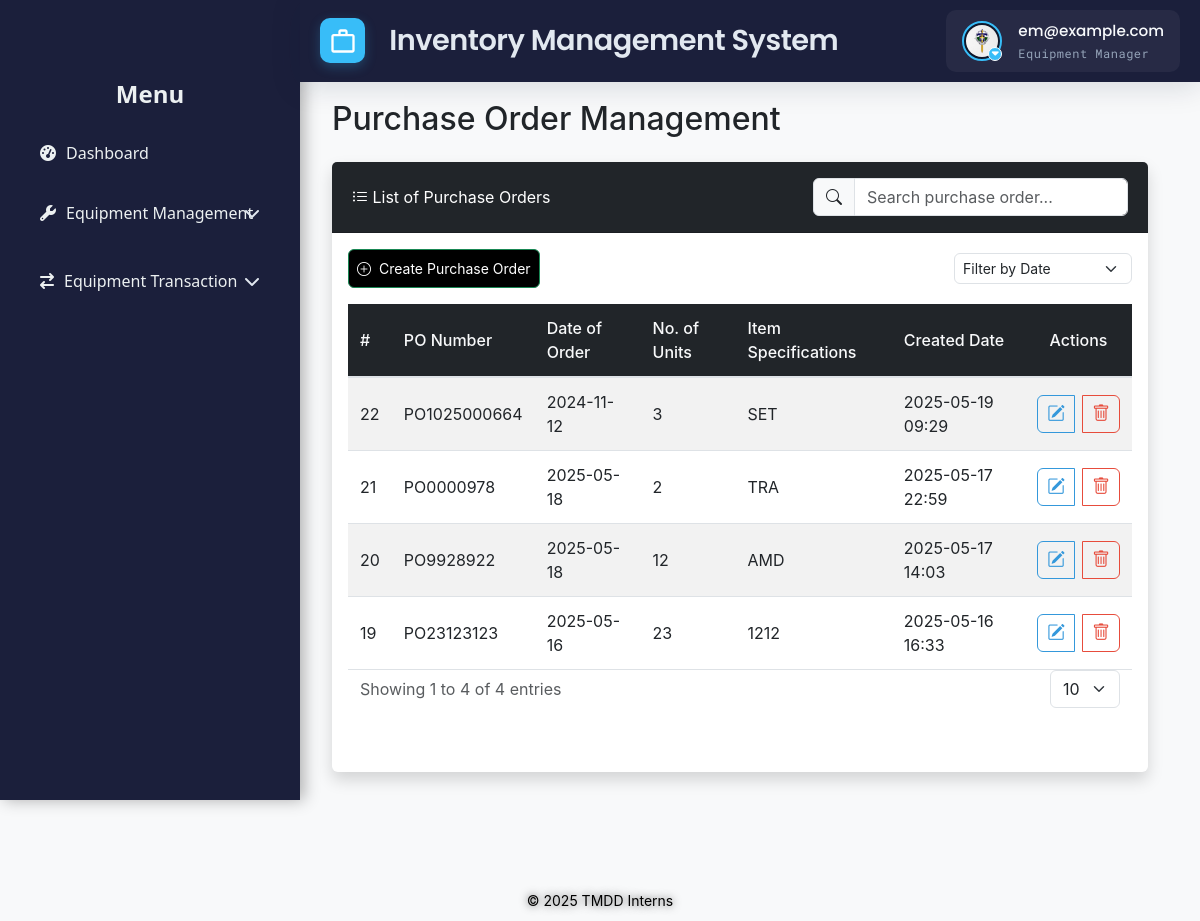
The page /src/view/php/modules/equipment_transactions/purchase_order.php (signed in) on the database its author committed.
### tables this page shows
CREATE TABLE `purchase_order` (
  `id` int(11) NOT NULL,
  `po_no` varchar(20) DEFAULT NULL,
  `date_of_order` date NOT NULL,
  `no_of_units` int(11) NOT NULL,
  `item_specifications` text NOT NULL,
  `date_created` datetime DEFAULT current_timestamp(),
  `is_disabled` tinyint(1) NOT NULL DEFAULT 0
);

### src/control/RBACService.php (called while the page is built, shortened)
<?php
final class RBACService
{
    private array $privileges = [];
    public function __construct(
        private \PDO $pdo,
        int $userId
    ) {
        $this->loadUserPrivileges($userId);
    }
    private function loadUserPrivileges(int $userId): void
    {
        $sql = <<<'SQL'
        SELECT
          m.module_name,
          p.priv_name
        FROM user_department_roles ur
        JOIN roles r
          ON ur.role_id = r.id
         AND r.is_disabled = 0
        JOIN role_module_privileges rmp
          ON rmp.role_id = r.id
        JOIN modules m
          ON rmp.module_id = m.id
        JOIN privileges p
          ON rmp.privilege_id = p.id
         AND p.is_disabled = 0
       WHERE ur.user_id = ?
    SQL;
        $stmt = $this->pdo->prepare($sql);
        $stmt->execute([$userId]);
        while ($row = $stmt->fetch(\PDO::FETCH_ASSOC)) {
            $this->privileges[$row['module_name']][] = $row['priv_name'];
        }
    }
    public function hasPrivilege(string $module, string $priv): bool
    {
        return isset($this->privileges[$module])
            && in_array($priv, $this->privileges[$module], true);
    }
}

### src/view/php/modules/equipment_transactions/purchase_order.php (the view, shortened to what this page needs)
<?php
require_once '../../../../../config/ims-tmdd.php';
include '../../general/header.php';
$rbac = new RBACService($pdo, $_SESSION['user_id']);
$rbac->requirePrivilege('Equipment Transactions', 'View');
$canCreate = $rbac->hasPrivilege('Equipment Transactions', 'Create');
$canModify = $rbac->hasPrivilege('Equipment Transactions', 'Modify');
$canRemove = $rbac->hasPrivilege('Equipment Transactions', 'Remove');
try {
    $stmt = $pdo->query("SELECT * FROM purchase_order WHERE is_disabled = 0 ORDER BY id DESC");
    $purchaseOrders = $stmt->fetchAll();
} catch (PDOException $e) {
    $errors[] = "Error retrieving Purchase Orders: " . $e->getMessage();
}
?>
<!DOCTYPE html>
<html lang="en">
<head>
    <link href="https://cdn.jsdelivr.net/npm/bootstrap@5.3.0/dist/css/bootstrap.min.css" rel="stylesheet">
    <link href="https://cdn.jsdelivr.net/npm/bootstrap-icons@1.10.5/font/bootstrap-icons.css" rel="stylesheet">
    <link href="../../../styles/css/equipment-transactions.css" rel="stylesheet">
</head>
<body>
    <div class="wrapper">
        <div class="main-content">
            <div class="container-fluid">
                <?php include '../../general/sidebar.php'; ?>
                <h2 class="mb-4">Purchase Order Management</h2>
                <div class="card shadow">
                    <div class="card-header bg-dark text-white d-flex justify-content-between align-items-center">
                        <span><i class="bi bi-list-ul"></i> List of Purchase Orders</span>
                        <div class="input-group w-auto">
                            <span class="input-group-text"><i class="bi bi-search"></i></span>
                            <input type="text" id="searchPO" class="form-control" placeholder="Search purchase order...">
                        </div>
                    </div>
                    <div class="card-body p-3">
                        <div class="d-flex justify-content-between align-items-center mb-3">
                            <?php if ($canCreate): ?>
                                <button type="button" class="btn btn-success btn-sm" data-bs-toggle="modal"
                                    data-bs-target="#addPOModal">
                                    <i class="bi bi-plus-circle"></i> Create Purchase Order
                                </button>
                            <?php else: ?>
                                <div></div>
                            <?php endif; ?>
                            <select class="form-select form-select-sm" id="dateFilter" style="width: auto;">
                                <option value="">Filter by Date</option>
                            </select>
                        </div>
                        <div class="table-responsive" id="table">
                            <table id="purchaseTable" class="table table-striped table-hover">
                                <thead class="table-dark">
                                    <tr>
                                        <th>#</th>
                                        <th>PO Number</th>
                                        <th>Date of Order</th>
                                        <th>No. of Units</th>
                                        <th>Item Specifications</th>
                                        <th>Created Date</th>
                                        <th class="text-center">Actions</th>
                                    </tr>
                                </thead>
                                <tbody>
                                    <?php if (!empty($purchaseOrders)): ?>
                                        <?php foreach ($purchaseOrders as $po): ?>
                                            <tr>
                                                <td><?php echo htmlspecialchars($po['id']); ?></td>
                                                <td><?php echo htmlspecialchars($po['po_no']); ?></td>
                                                <td><?php echo htmlspecialchars($po['date_of_order']); ?></td>
                                                <td><?php echo htmlspecialchars($po['no_of_units']); ?></td>
                                                <td><?php echo htmlspecialchars($po['item_specifications']); ?></td>
                                                <td><?php echo date('Y-m-d H:i', strtotime($po['date_created'])); ?></td>
                                                <td class="text-center">
                                                    <div class="btn-group" role="group">
                                                        <?php if ($canModify): ?>
                                                            <a class="btn btn-sm btn-outline-primary edit-po"
                                                                data-id="<?php echo htmlspecialchars($po['id']); ?>"
                                                                data-po="<?php echo htmlspecialchars($po['po_no']); ?>"
                                                                data-date="<?php echo htmlspecialchars($po['date_of_order']); ?>"
                                                                data-units="<?php echo htmlspecialchars($po['no_of_units']); ?>"
                                                                data-item="<?php echo htmlspecialchars($po['item_specifications']); ?>">
                                                                <i class="bi bi-pencil-square"></i> <span>Edit</span>
                                                            </a>
                                                        <?php endif; ?>
                                                        <?php if ($canRemove): ?>
                                                            <a class="btn btn-sm btn-outline-danger remove-po"
                                                                data-id="<?php echo htmlspecialchars($po['id']); ?>"
                                                                href="#">
                                                                <i class="bi bi-trash"></i> <span>Remove</span>
                                                            </a>
                                                        <?php endif; ?>
                                                    </div>
                                                </td>
                                            </tr>
                                        <?php endforeach; ?>
                                    <?php else: ?>
                                        <tr>
                                            <td colspan="7">No Purchase Orders found.</td>
                                        </tr>
                                    <?php endif; ?>
                                </tbody>
                            </table>
                            <div class="container-fluid">
                                <div class="row align-items-center g-3">
                                    <div class="col-12 col-sm-auto">
                                        <div class="text-muted">
                                            Showing <span id="currentPage">1</span> to <span id="rowsPerPage">20</span> of
                                            <span id="totalRows">100</span> entries
                                        </div>
                                    </div>
                                    <div class="col-12 col-sm-auto ms-sm-auto">
                                        <div class="d-flex align-items-center gap-2">
                                            <select id="rowsPerPageSelect" class="form-select" style="width: auto;">
                                                <option value="10" selected>10</option>
                                            </select>
                                        </div>
                                    </div>
                                </div>
                                <div class="row mt-3">
                                    <div class="col-12">
                                    </div>
                                </div>
                            </div>
                        </div>
                    </div>
                </div>
            </div>
        </div>
    </div>
    <?php include '../../general/footer.php'; ?>
</body>
</html>

### src/view/styles/css/header_footer.css (style rules this page uses)
* { margin: 0; padding: 0; box-sizing: border-box; }
body { background: #f5f7fb; }
.main-content { margin-left: 300px; padding-top: 70px; }

### src/view/styles/css/equipment-transactions.css (style rules this page uses)
:root { --primary-color: #2c3e50; --secondary-color: #3498db; --success-color: #2ecc71; --danger-color: #e74c3c; --warning-color: #f39c12; --info-color: #3498db; --light-color: #f8f9fa; --dark-color: #343a40; --bg-color: #f8f9fa; --text-color: #333333; --border-color: #dee2e6; --shadow-color: rgba(0, 0, 0, 0.1); --border-radius: 0.375rem; --transition-speed: 0.2s; --font-family: 'Inter', system-ui, -apple-system, sans-serif; }
body { font-family: var(--font-family); background-color: var(--bg-color); min-height: 100vh; padding-top: 80px; }
.wrapper { display: flex; min-height: 100vh; }
.main-content { margin-left: 300px; padding: 20px; width: calc(100vw - 320px); }
.card { border: none; box-shadow: 0 4px 12px var(--shadow-color); border-radius: var(--border-radius); margin-bottom: 1.5rem; }
.card-header { display: flex; justify-content: space-between; align-items: center; padding: 1rem 1.25rem; }
.card-body { padding: 1.25rem; }
.table { width: 100%; border-collapse: collapse; margin-bottom: 0; }
.table-responsive { overflow-x: auto; margin-bottom: 1rem; }
.table th { color: var(--light-color); font-weight: 500; vertical-align: middle; padding: 0.75rem; border-bottom: 2px solid var(--border-color); }
.table td { padding: 0.75rem; vertical-align: middle; border-top: 1px solid var(--border-color); }
.table-striped tbody tr:nth-of-type(odd) { background-color: rgba(0, 0, 0, 0.02); }
.btn { border-radius: var(--border-radius); transition: all var(--transition-speed) ease-in-out; display: inline-flex; align-items: center; gap: 0.5rem; padding: 0.5rem 0.75rem; }
.btn-sm { padding: 0.5rem 0.5rem; font-size: 0.875rem; }
.edit-invoice, .edit-report, .edit-po, .delete-invoice, .delete-report, .remove-po { width: 38px; height: 38px; padding: 0; justify-content: center; }
.edit-invoice i, .edit-report i, .edit-po i, .delete-invoice i, .delete-report i, .remove-po i { font-size: 1.1rem; }
.btn-success { background-color: #000000; color: white; }
.btn-outline-primary { color: var(--secondary-color); border-color: var(--secondary-color); }
.btn-outline-danger { color: var(--danger-color); border-color: var(--danger-color); }
.btn-group { display: flex; gap: 0.5rem; }
.form-control, .form-select { border-radius: var(--border-radius); border: 1px solid var(--border-color); transition: border-color var(--transition-speed) ease-in-out, box-shadow var(--transition-speed) ease-in-out; }
.input-group { display: flex; align-items: center; }
.input-group-text { background-color: var(--light-color); border: 1px solid var(--border-color); border-radius: var(--border-radius); }
.mb-3 { margin-bottom: 1rem; }
.mb-4 { margin-bottom: 1.5rem; }
.mt-3 { margin-top: 1rem; }
.text-center { text-align: center; }
.d-flex { display: flex; }
.justify-content-between { justify-content: space-between; }
.align-items-center { align-items: center; }
.gap-2 { gap: 0.5rem; }

### src/view/styles/css/sidebar.css (style rules this page uses)
:root { --sidebar-bg-start: #2c3e50; --sidebar-bg-end: #34495e; --sidebar-text: #ecf0f1; --hover-bg: rgba(255, 255, 255, 0.1); }

### rows shown on the page
purchase_order: id "22", po_no "PO1025000664", date_of_order "2024-11-12", no_of_units "3", item_specifications "SET", date_created "2025-05-19 09:29"
purchase_order: id "21", po_no "PO0000978", date_of_order "2025-05-18", no_of_units "2", item_specifications "TRA", date_created "2025-05-17 22:59"
purchase_order: id "20", po_no "PO9928922", date_of_order "2025-05-18", no_of_units "12", item_specifications "AMD", date_created "2025-05-17 14:03"
purchase_order: id "19", po_no "PO23123123", date_of_order "2025-05-16", no_of_units "23", item_specifications "1212", date_created "2025-05-16 16:33"

### other values the page prints
$email "em@example.com"
$role "Equipment Manager"
